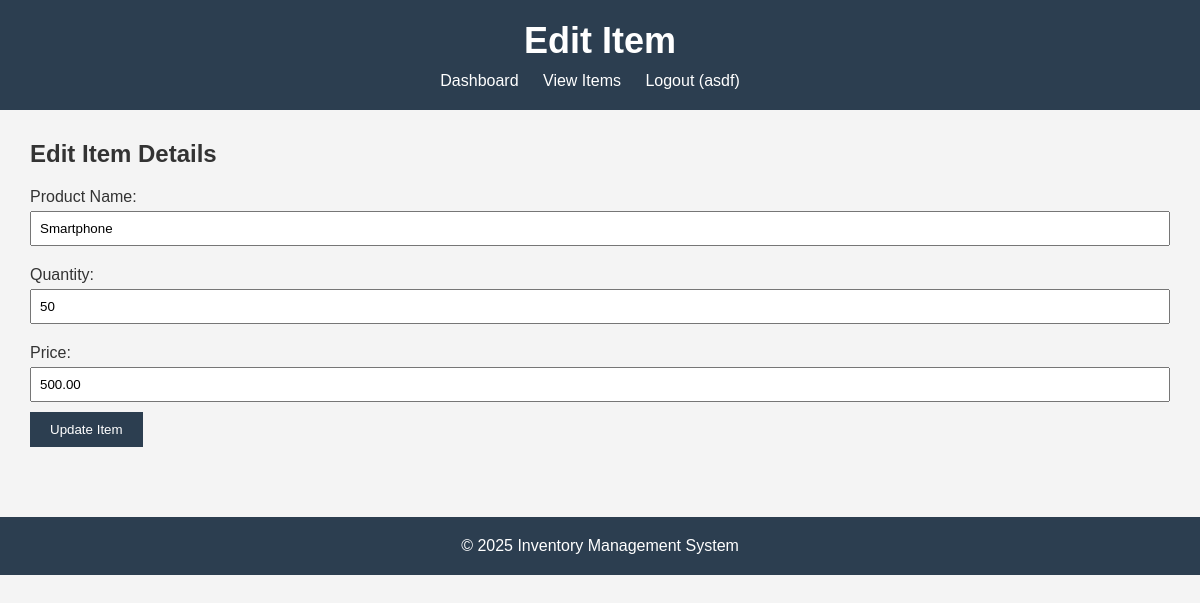
The app's page /new-inventory-app/edit_item.php?id=2 (signed in) with its own data.
### tables this page shows
CREATE TABLE `items` (
  `id` int(11) NOT NULL,
  `product_name` varchar(255) NOT NULL,
  `quantity` int(11) NOT NULL,
  `price` decimal(10,2) NOT NULL
);

### new-inventory-app/edit_item.php (the view, shortened to what this page needs)
<?php
$item_id = $_GET['id'];
$conn = new mysqli("localhost", "root", "", "inventory_db");
$stmt = $conn->prepare("SELECT * FROM items WHERE id = ?");
$stmt->bind_param("i", $item_id);
$stmt->execute();
$result = $stmt->get_result();
$item = $result->fetch_assoc();
?>
<!DOCTYPE html>
<html lang="en">
<head>
  <link rel="stylesheet" href="styles.css">
</head>
<body>
  <header>
    <h1>Edit Item</h1>
    <nav>
      <ul>
        <li><a href="index.php">Dashboard</a></li>
        <li><a href="view_items.php">View Items</a></li>
        <li><a href="logout.php">Logout (<?php echo $_SESSION['username']; ?>)</a></li>
      </ul>
    </nav>
  </header>
  <main>
    <section class="edit-item">
      <h2>Edit Item Details</h2>
      <form action="edit_item_process.php" method="POST">
        <label for="product_name">Product Name:</label>
        <input type="text" id="product_name" name="product_name" value="<?php echo $item['product_name']; ?>" required>
        <label for="quantity">Quantity:</label>
        <input type="number" id="quantity" name="quantity" value="<?php echo $item['quantity']; ?>" required>
        <label for="price">Price:</label>
        <input type="text" id="price" name="price" value="<?php echo $item['price']; ?>" required>
        <button type="submit">Update Item</button>
      </form>
    </section>
  </main>
  <footer>
    <p>&copy; 2025 Inventory Management System</p>
  </footer>
</body>
</html>

### new-inventory-app/styles.css (style rules this page uses)
* { margin: 0; padding: 0; box-sizing: border-box; }
body { font-family: Arial, sans-serif; background-color: #f4f4f4; color: #333; }
header { background-color: #2c3e50; color: white; padding: 20px; text-align: center; }
header h1 { font-size: 36px; }
nav ul { list-style: none; margin-top: 10px; }
nav ul li { display: inline; margin-right: 20px; }
nav ul li a { color: white; text-decoration: none; }
main { padding: 30px; max-width: 1200px; margin: 0 auto; }
h2 { font-size: 24px; margin-bottom: 20px; }
form { margin-bottom: 20px; }
form label { display: block; margin: 10px 0 5px; }
form input[type="text"], form input[type="number"], form input[type="password"] { width: 100%; padding: 8px; margin-bottom: 10px; }
form button { background-color: #2c3e50; color: white; padding: 10px 20px; border: none; cursor: pointer; }
footer { text-align: center; padding: 20px; background-color: #2c3e50; color: white; margin-top: 20px; }

### records on screen
items: product_name "Smartphone", quantity "50", price "500.00"

### other values on screen
$_SESSION['username'] "asdf"
